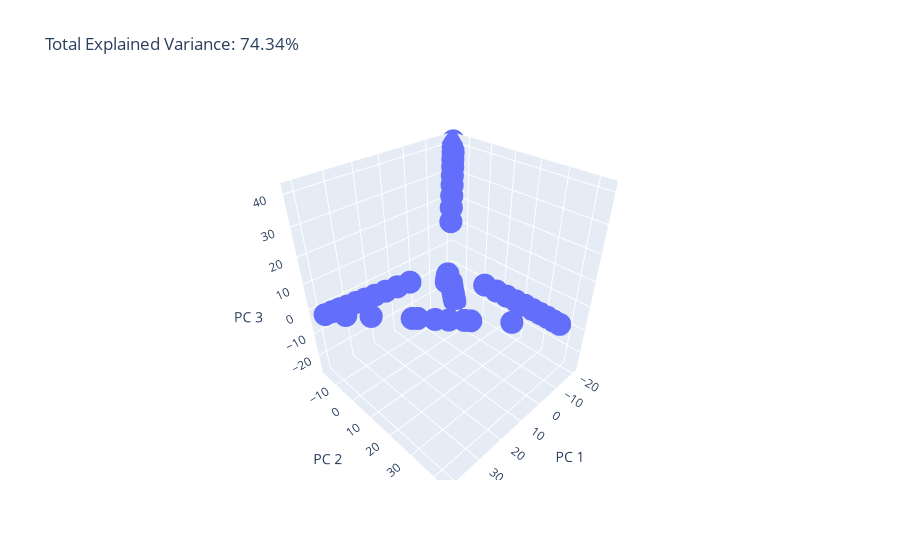

Notebook code cell kept with this figure:
### Code cell
alldizi = np.vstack((Xlist,Xaralist23,Xsonaralist23))

X = alldizi

pca = PCA(n_components=3)
components = pca.fit_transform(X)

total_var = pca.explained_variance_ratio_.sum() * 100

fig = px.scatter_3d(
    components, x=0, y=1, z=2,
    title=f'Total Explained Variance: {total_var:.2f}%',
    labels={'0': 'PC 1', '1': 'PC 2', '2': 'PC 3'}
)
fig.show()
